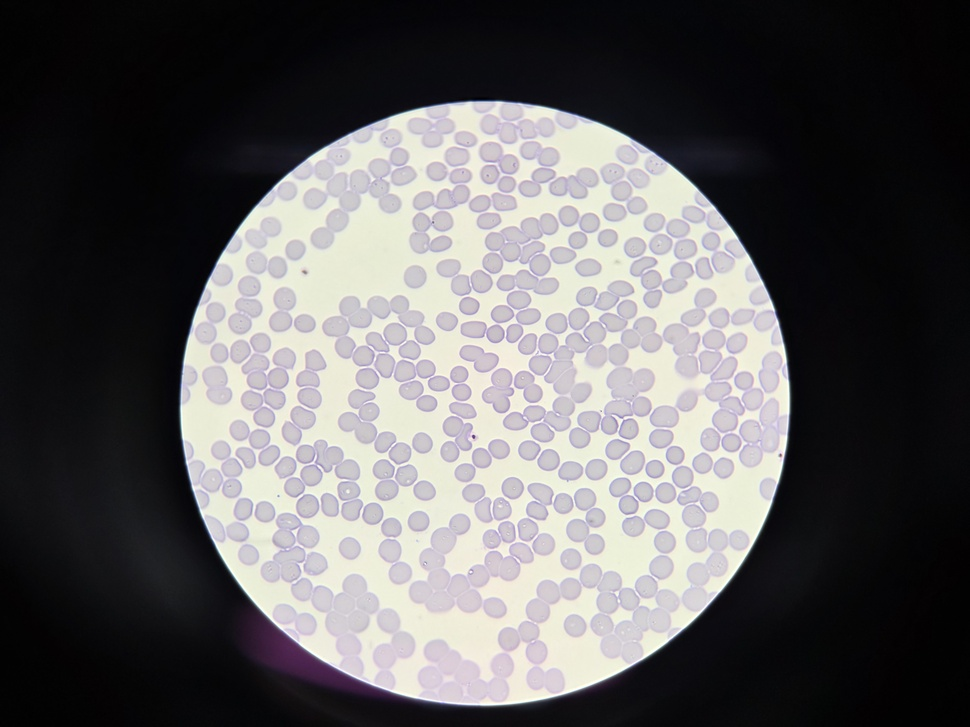
#> input picture Cell-Counting/Contour_method/sample_2.jpg, 970 x 727 px, shrunk from 4000 x 3000 before the run, found by its file name
$ python '개수세기_통합(kmeans-watershed).py'
#> lines starting #> are read from the running program, lines starting #| are printed output that depends on the picture; after the words box and inside, x2 and y2 are one past the last pixel; in counts of white or black regions, pixels touching at a corner belong together
import cv2
import numpy as np
import matplotlib.pyplot as plt

# ===============================
# 0. 이미지 로드
# ===============================
img = cv2.imread("Cell-Counting\Contour_method\sample_2.jpg")
#> img is the input picture: shape (727, 970, 3); mean B, G, R 94.5, 93.7, 95.4
assert img is not None, "이미지를 불러올 수 없습니다."

orig = img.copy()

# ===============================
# 1. Grayscale
# ===============================
gray = cv2.cvtColor(img, cv2.COLOR_BGR2GRAY)

# ===============================
# 2. k-means (배경 / 적혈구 분리)
# ===============================
Z = gray.reshape((-1, 1)).astype(np.float32)

K = 2
criteria = (cv2.TERM_CRITERIA_EPS + cv2.TERM_CRITERIA_MAX_ITER, 10, 1.0)

_, labels, centers = cv2.kmeans(
    Z, K, None, criteria, 10, cv2.KMEANS_RANDOM_CENTERS
)
#> centers = [9.3, 216.5]

segmented = centers[labels.flatten()].reshape(gray.shape)
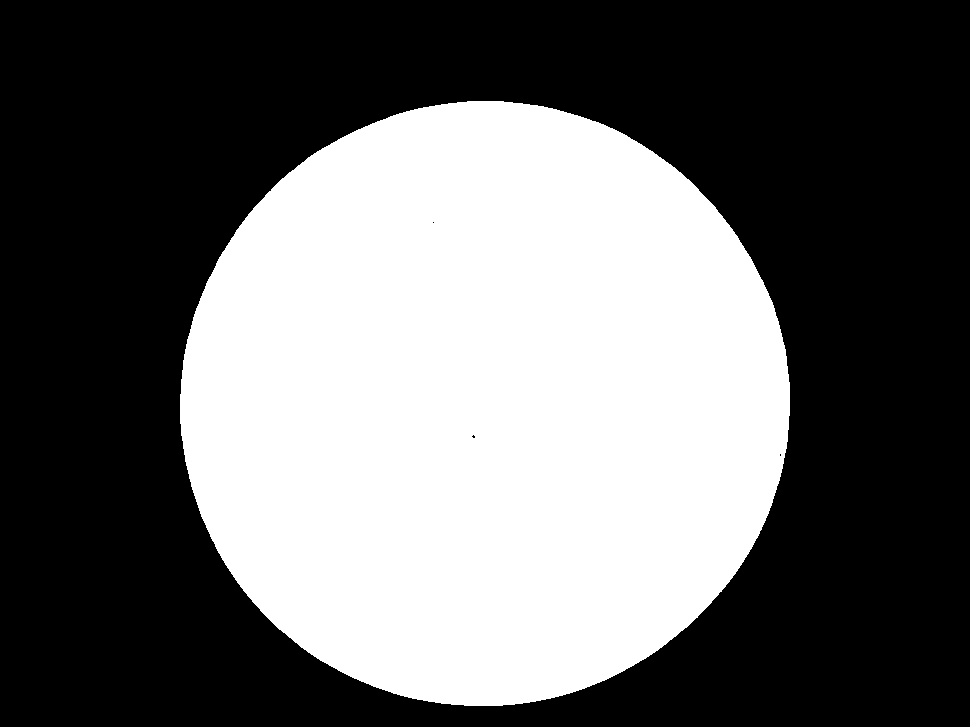
#> segmented: shape (727, 970) float32; values 9.3 (black) and 216.5 (white), 41% white; 1 white region, box (x1, y1, x2, y2) and area: (180, 101, 790, 706) 289128
segmented = segmented.astype(np.uint8)

# ===============================
# 3. Binary mask (적혈구 = 흰색)
# ===============================
_, binary = cv2.threshold(
    segmented, 0, 255, cv2.THRESH_BINARY_INV + cv2.THRESH_OTSU
)

# ===============================
# 3-1. Hole filling (적혈구 내부 구멍 제거)
# ===============================
h, w = binary.shape
#> h = 727; w = 970
mask = np.zeros((h + 2, w + 2), np.uint8)

binary_filled = binary.copy()
mask = np.zeros((h + 2, w + 2), np.uint8)

# 테두리 전체를 seed로 flood fill
for x in range(w):
    cv2.floodFill(binary_filled, mask, (x, 0), 255)
    cv2.floodFill(binary_filled, mask, (x, h-1), 255)

for y in range(h):
    cv2.floodFill(binary_filled, mask, (0, y), 255)
    cv2.floodFill(binary_filled, mask, (w-1, y), 255)

binary_filled_inv = cv2.bitwise_not(binary_filled)
binary = binary | binary_filled_inv
#> binary: shape (727, 970); every value is 255

# ===============================
# 4. Morphology (노이즈 제거)
# ===============================
kernel = np.ones((3, 3), np.uint8)

opening = cv2.morphologyEx(binary, cv2.MORPH_OPEN, kernel, iterations=2)
sure_bg = cv2.dilate(opening, kernel, iterations=2)

# ===============================
# 4-1. Contour-based hole filling (강제 채우기)
# ===============================
binary_filled = np.zeros_like(opening)

cnts, _ = cv2.findContours(
    opening, cv2.RETR_EXTERNAL, cv2.CHAIN_APPROX_SIMPLE
)
#> cnts = [[[0, 0], [0, 726], [969, 726], [969, 0]]]

for cnt in cnts:
    area = cv2.contourArea(cnt)
    if area < 30:   # 기존 면적 필터와 맞추기
        continue
    cv2.drawContours(binary_filled, [cnt], -1, 255, -1)
#> this loop made 1 pass
#> (cnt, area) on pass 1: ([[0, 0], [0, 726], [969, 726], [969, 0]], 703494)

binary = binary_filled


# ===============================
# 5. Distance Transform
# ===============================
dist = cv2.distanceTransform(opening, cv2.DIST_L2, 5)
#> dist: shape (727, 970) float32; every value is 3.4e+38

# ===============================
# 6. Marker 생성
# ===============================
_, sure_fg = cv2.threshold(
    dist, 0.4 * dist.max(), 255, 0
)
#> sure_fg: shape (727, 970) float32; every value is 255
sure_fg = np.uint8(sure_fg)

unknown = cv2.subtract(sure_bg, sure_fg)
#> unknown: shape (727, 970); every value is 0

num_labels, markers = cv2.connectedComponents(sure_fg)
#> markers: shape (727, 970) int32; every value is 1
#> num_labels = 2
markers = markers + 1
#> markers: shape (727, 970) int32; every value is 2
markers[unknown == 255] = 0

# ===============================
# 7. Watershed
# ===============================
markers = cv2.watershed(img, markers)
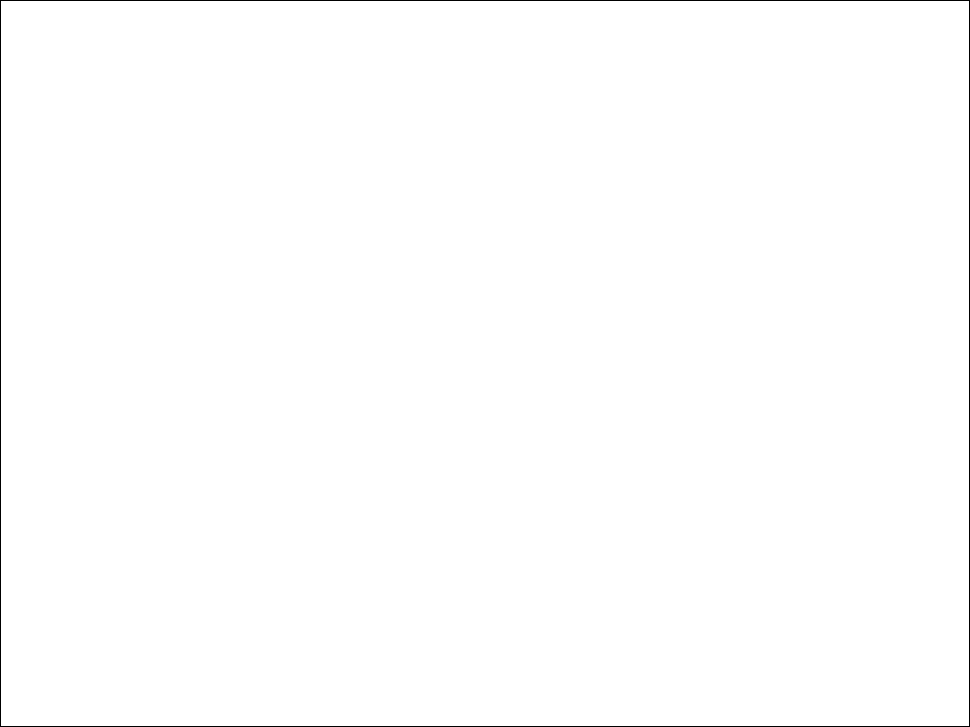
#> markers: shape (727, 970) int32; values -1 (black) and 2 (white), 99.5% white; black in thin lines or dots

# ===============================
# 8. Contour 추출 & 감염 판별
# ===============================
INFECTED_MEAN_THRESHOLD = 180 # ← 튜닝용

output = orig.copy()
rbc_count = 0
infected_count = 0

for label in np.unique(markers):
    if label <= 1:
        continue

    mask = np.zeros(gray.shape, dtype="uint8")
    mask[markers == label] = 255

    cnts, _ = cv2.findContours(
        mask, cv2.RETR_EXTERNAL, cv2.CHAIN_APPROX_SIMPLE
    )

    if len(cnts) == 0:
        continue

    cnt = max(cnts, key=cv2.contourArea)

    area = cv2.contourArea(cnt)
    if area < 30:
        continue

    # 평균 픽셀값
    mean_intensity = cv2.mean(gray, mask=mask)[0]

    # 감염 여부
    if mean_intensity <= INFECTED_MEAN_THRESHOLD:
        color = (255, 0, 0)   # 감염
        infected_count += 1
    else:
        color = (0, 255, 0)   # 정상

    cv2.drawContours(output, [cnt], -1, color, 1)
    rbc_count += 1
#> this loop made 2 passes
#> (cnt, area, mean_intensity, color, infected_count, rbc_count) on pass 2: ([[1, 1], [1, 725], [968, 725], [968, 1]], 700108, 94.67, (255, 0, 0), 1, 1)
#> label on pass 1: -1
#> mask: shape (727, 970); 99.5% white; black in thin lines or dots
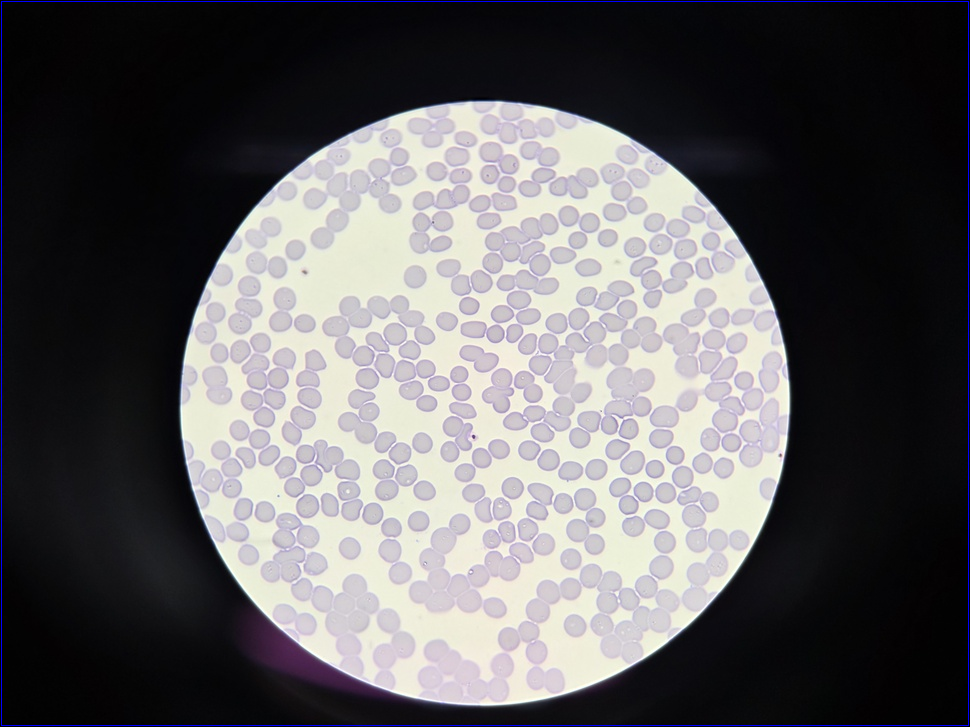
#> output: shape (727, 970, 3); 0.48% of pixels changed, all inside (x1, y1, x2, y2) = (1, 1, 969, 726)
#> after the loop, infected_count = 1; rbc_count = 1

print("총 적혈구 수:", rbc_count)
#| 총 적혈구 수: 1
print("감염된 적혈구 수:", infected_count)
#| 감염된 적혈구 수: 1


# ===============================
# 9. 결과 시각화
# ===============================
fig, ax = plt.subplots(2, 3, figsize=(15, 10))

ax[0,0].imshow(cv2.cvtColor(orig, cv2.COLOR_BGR2RGB))
ax[0,0].set_title("Original")

ax[0,1].imshow(gray, cmap="gray")
ax[0,1].set_title("Grayscale")

ax[0,2].imshow(binary, cmap="gray")
ax[0,2].set_title("Binary (Hole Filled)")

ax[1,0].imshow(binary, cmap="gray")
ax[1,0].set_title("Binary mask")

ax[1,1].imshow(dist, cmap="jet")
ax[1,1].set_title("Distance Transform")

ax[1,2].imshow(cv2.cvtColor(output, cv2.COLOR_BGR2RGB))
ax[1,2].set_title(f"Count green-contour (Count = {rbc_count}) (Infected = {infected_count})")

for a in ax.flatten():
    a.axis("off")

plt.tight_layout()
plt.show()
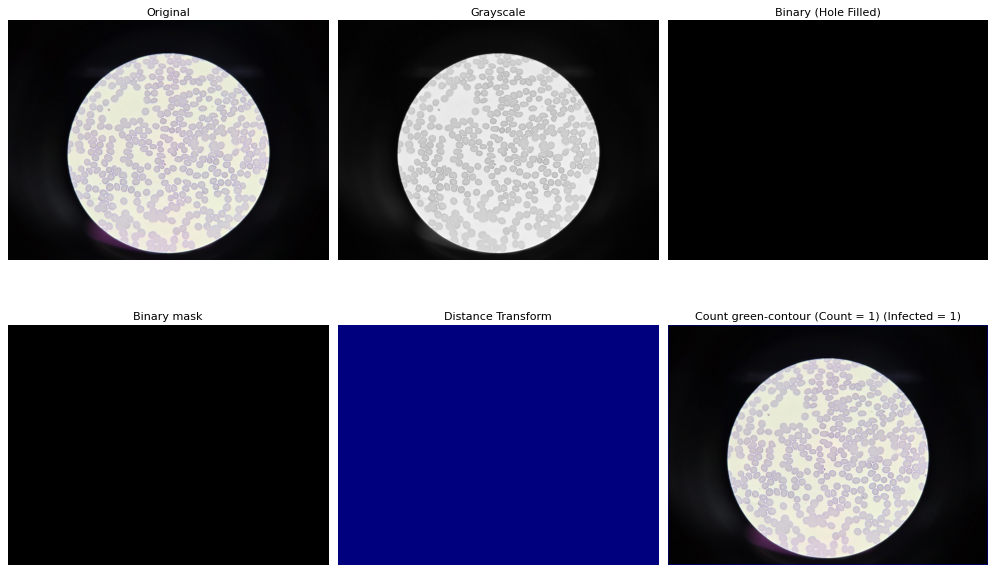
#> figure drawn by matplotlib, 6 panels
